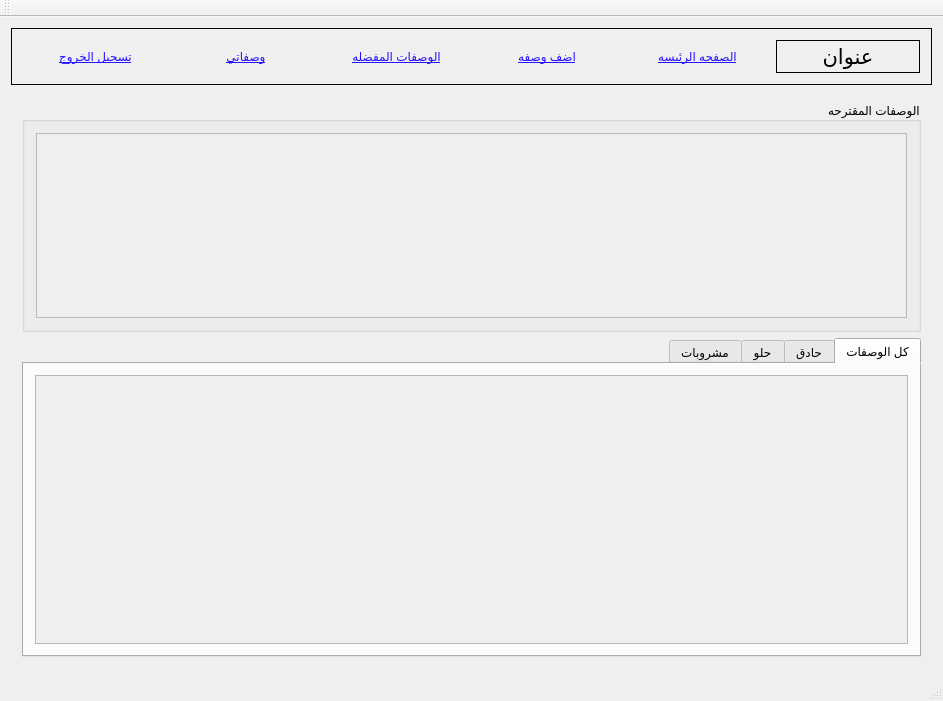
<?xml version="1.0" encoding="UTF-8"?>
<ui version="4.0">
 <class>MainWindowClass</class>
 <widget class="QMainWindow" name="MainWindowClass">
  <property name="geometry">
   <rect>
    <x>0</x>
    <y>0</y>
    <width>939</width>
    <height>701</height>
   </rect>
  </property>
  <property name="windowTitle">
   <string>MainWindow</string>
  </property>
  <property name="styleSheet">
   <string notr="true"/>
  </property>
  <widget class="QWidget" name="centralWidget">
   <layout class="QVBoxLayout" name="verticalLayout_6">
    <item>
     <widget class="QFrame" name="upper_bar">
      <property name="sizePolicy">
       <sizepolicy hsizetype="Expanding" vsizetype="Fixed">
        <horstretch>0</horstretch>
        <verstretch>0</verstretch>
       </sizepolicy>
      </property>
      <property name="minimumSize">
       <size>
        <width>921</width>
        <height>57</height>
       </size>
      </property>
      <property name="frameShape">
       <enum>QFrame::Shape::Box</enum>
      </property>
      <layout class="QHBoxLayout" name="horizontalLayout_3">
       <item>
        <widget class="QPushButton" name="log_out_btn">
         <property name="styleSheet">
          <string notr="true">QPushButton
{
   border: none;
   background-color: rgb(240,240,240);
	text-decoration: underline;
	font: 9pt &quot;Segoe UI&quot; rgb(0, 0, 0);
	color: rgb(0, 0, 255)rgb(5, 80, 255);
	color: rgb(39, 19, 255);

}</string>
         </property>
         <property name="text">
          <string>تسجيل الخروج</string>
         </property>
        </widget>
       </item>
       <item>
        <widget class="QPushButton" name="my_recipes_page_btn">
         <property name="styleSheet">
          <string notr="true">QPushButton
{
   border: none;
   background-color: rgb(240,240,240);
	text-decoration: underline;
	font: 9pt &quot;Segoe UI&quot; rgb(0, 0, 0);
	color: rgb(0, 0, 255)rgb(5, 80, 255);
	color: rgb(39, 19, 255);

}</string>
         </property>
         <property name="text">
          <string>وصفاتي</string>
         </property>
        </widget>
       </item>
       <item>
        <widget class="QPushButton" name="my_favorites_page_btn">
         <property name="styleSheet">
          <string notr="true">QPushButton
{
   border: none;
   background-color: rgb(240,240,240);
	text-decoration: underline;
	font: 9pt &quot;Segoe UI&quot; rgb(0, 0, 0);
	color: rgb(0, 0, 255)rgb(5, 80, 255);
	color: rgb(39, 19, 255);

}</string>
         </property>
         <property name="text">
          <string>الوصفات المفضله</string>
         </property>
        </widget>
       </item>
       <item>
        <widget class="QPushButton" name="add_recipe_btn">
         <property name="font">
          <font>
           <family>Segoe UI</family>
           <pointsize>9</pointsize>
           <italic>false</italic>
           <bold>false</bold>
           <underline>true</underline>
          </font>
         </property>
         <property name="styleSheet">
          <string notr="true">QPushButton
{
   border: none;
   background-color: rgb(240,240,240);
	text-decoration: underline;
	font: 9pt &quot;Segoe UI&quot; rgb(0, 0, 0);
	color: rgb(0, 0, 255)rgb(5, 80, 255);
	color: rgb(39, 19, 255);

}</string>
         </property>
         <property name="text">
          <string>اضف وصفه</string>
         </property>
        </widget>
       </item>
       <item>
        <widget class="QPushButton" name="home_page_btn">
         <property name="font">
          <font>
           <family>Segoe UI</family>
           <pointsize>9</pointsize>
           <italic>false</italic>
           <bold>false</bold>
           <underline>true</underline>
          </font>
         </property>
         <property name="styleSheet">
          <string notr="true">QPushButton
{
   border: none;
   background-color: rgb(240,240,240);
	text-decoration: underline;
	font: 9pt &quot;Segoe UI&quot; rgb(0, 0, 0);
	color: rgb(0, 0, 255)rgb(5, 80, 255);
	color: rgb(39, 19, 255);

}</string>
         </property>
         <property name="text">
          <string>الصفحه الرئيسه</string>
         </property>
        </widget>
       </item>
       <item>
        <widget class="QLabel" name="app_title_lbl">
         <property name="font">
          <font>
           <family>Tahoma</family>
           <pointsize>16</pointsize>
          </font>
         </property>
         <property name="tabletTracking">
          <bool>false</bool>
         </property>
         <property name="contextMenuPolicy">
          <enum>Qt::ContextMenuPolicy::PreventContextMenu</enum>
         </property>
         <property name="layoutDirection">
          <enum>Qt::LayoutDirection::RightToLeft</enum>
         </property>
         <property name="frameShape">
          <enum>QFrame::Shape::Box</enum>
         </property>
         <property name="text">
          <string>عنوان</string>
         </property>
         <property name="alignment">
          <set>Qt::AlignmentFlag::AlignCenter</set>
         </property>
        </widget>
       </item>
      </layout>
     </widget>
    </item>
    <item>
     <widget class="QStackedWidget" name="stackedWidget">
      <property name="currentIndex">
       <number>0</number>
      </property>
      <widget class="QWidget" name="home_page">
       <layout class="QGridLayout" name="gridLayout_11">
        <item row="0" column="0">
         <widget class="QGroupBox" name="random_recipes_container">
          <property name="maximumSize">
           <size>
            <width>16777215</width>
            <height>230</height>
           </size>
          </property>
          <property name="font">
           <font>
            <family>Segoe UI</family>
            <pointsize>9</pointsize>
            <bold>false</bold>
           </font>
          </property>
          <property name="layoutDirection">
           <enum>Qt::LayoutDirection::RightToLeft</enum>
          </property>
          <property name="title">
           <string>الوصفات المقترحه</string>
          </property>
          <layout class="QGridLayout" name="gridLayout">
           <item row="0" column="0">
            <widget class="QScrollArea" name="random_scrollArea">
             <property name="layoutDirection">
              <enum>Qt::LayoutDirection::RightToLeft</enum>
             </property>
             <property name="widgetResizable">
              <bool>true</bool>
             </property>
             <widget class="QWidget" name="random_widget">
              <property name="geometry">
               <rect>
                <x>0</x>
                <y>0</y>
                <width>877</width>
                <height>185</height>
               </rect>
              </property>
             </widget>
            </widget>
           </item>
          </layout>
         </widget>
        </item>
        <item row="1" column="0">
         <widget class="QTabWidget" name="tabWidget">
          <property name="layoutDirection">
           <enum>Qt::LayoutDirection::RightToLeft</enum>
          </property>
          <property name="tabPosition">
           <enum>QTabWidget::TabPosition::North</enum>
          </property>
          <property name="tabShape">
           <enum>QTabWidget::TabShape::Rounded</enum>
          </property>
          <property name="currentIndex">
           <number>0</number>
          </property>
          <widget class="QWidget" name="all_recipes_tab" native="true">
           <attribute name="title">
            <string>كل الوصفات</string>
           </attribute>
           <layout class="QGridLayout" name="gridLayout_2">
            <item row="0" column="0">
             <widget class="QScrollArea" name="all_recipes_scrollArea">
              <property name="layoutDirection">
               <enum>Qt::LayoutDirection::LeftToRight</enum>
              </property>
              <property name="widgetResizable">
               <bool>true</bool>
              </property>
              <widget class="QWidget" name="all_recipes_widget">
               <property name="geometry">
                <rect>
                 <x>0</x>
                 <y>0</y>
                 <width>879</width>
                 <height>256</height>
                </rect>
               </property>
              </widget>
             </widget>
            </item>
           </layout>
          </widget>
          <widget class="QWidget" name="savory_tab">
           <attribute name="title">
            <string>حادق</string>
           </attribute>
           <layout class="QGridLayout" name="gridLayout_5">
            <item row="0" column="0">
             <widget class="QScrollArea" name="savory_scrollArea">
              <property name="widgetResizable">
               <bool>true</bool>
              </property>
              <widget class="QWidget" name="savory_widget">
               <property name="geometry">
                <rect>
                 <x>0</x>
                 <y>0</y>
                 <width>879</width>
                 <height>256</height>
                </rect>
               </property>
              </widget>
             </widget>
            </item>
           </layout>
          </widget>
          <widget class="QWidget" name="sweet_tab">
           <attribute name="title">
            <string>حلو</string>
           </attribute>
           <layout class="QGridLayout" name="gridLayout_7">
            <item row="0" column="0">
             <widget class="QScrollArea" name="sweet_scrollArea">
              <property name="frameShape">
               <enum>QFrame::Shape::Box</enum>
              </property>
              <property name="widgetResizable">
               <bool>true</bool>
              </property>
              <widget class="QWidget" name="sweet_widget">
               <property name="geometry">
                <rect>
                 <x>0</x>
                 <y>0</y>
                 <width>877</width>
                 <height>254</height>
                </rect>
               </property>
              </widget>
             </widget>
            </item>
           </layout>
          </widget>
          <widget class="QWidget" name="drinks_tab">
           <attribute name="title">
            <string>مشروبات</string>
           </attribute>
           <layout class="QGridLayout" name="gridLayout_8">
            <item row="0" column="0">
             <widget class="QScrollArea" name="drinks_scrollArea">
              <property name="widgetResizable">
               <bool>true</bool>
              </property>
              <widget class="QWidget" name="drinks_widget">
               <property name="geometry">
                <rect>
                 <x>0</x>
                 <y>0</y>
                 <width>879</width>
                 <height>256</height>
                </rect>
               </property>
              </widget>
             </widget>
            </item>
           </layout>
          </widget>
         </widget>
        </item>
       </layout>
      </widget>
      <widget class="QWidget" name="favorite_page">
       <layout class="QGridLayout" name="gridLayout_4">
        <item row="0" column="0">
         <widget class="QGroupBox" name="groupBox">
          <property name="font">
           <font>
            <pointsize>9</pointsize>
            <bold>false</bold>
           </font>
          </property>
          <property name="accessibleName">
           <string/>
          </property>
          <property name="layoutDirection">
           <enum>Qt::LayoutDirection::RightToLeft</enum>
          </property>
          <property name="title">
           <string>الوصفات المفضله</string>
          </property>
          <layout class="QGridLayout" name="gridLayout_9">
           <item row="0" column="0">
            <widget class="QScrollArea" name="favorite_scrollArea">
             <property name="layoutDirection">
              <enum>Qt::LayoutDirection::LeftToRight</enum>
             </property>
             <property name="frameShape">
              <enum>QFrame::Shape::Box</enum>
             </property>
             <property name="widgetResizable">
              <bool>true</bool>
             </property>
             <widget class="QWidget" name="favorite_widget">
              <property name="geometry">
               <rect>
                <x>0</x>
                <y>0</y>
                <width>875</width>
                <height>481</height>
               </rect>
              </property>
             </widget>
            </widget>
           </item>
          </layout>
         </widget>
        </item>
       </layout>
      </widget>
      <widget class="QWidget" name="my_recipes_page">
       <layout class="QGridLayout" name="gridLayout_3">
        <item row="0" column="0">
         <widget class="QGroupBox" name="groupBox_2">
          <property name="font">
           <font>
            <pointsize>9</pointsize>
            <bold>false</bold>
           </font>
          </property>
          <property name="layoutDirection">
           <enum>Qt::LayoutDirection::RightToLeft</enum>
          </property>
          <property name="title">
           <string>وصفاتي</string>
          </property>
          <layout class="QGridLayout" name="gridLayout_10">
           <item row="0" column="0">
            <widget class="QScrollArea" name="my_recipes_scrollArea">
             <property name="layoutDirection">
              <enum>Qt::LayoutDirection::LeftToRight</enum>
             </property>
             <property name="frameShape">
              <enum>QFrame::Shape::Box</enum>
             </property>
             <property name="widgetResizable">
              <bool>true</bool>
             </property>
             <widget class="QWidget" name="my_recipes_widget">
              <property name="geometry">
               <rect>
                <x>0</x>
                <y>0</y>
                <width>875</width>
                <height>481</height>
               </rect>
              </property>
             </widget>
            </widget>
           </item>
          </layout>
         </widget>
        </item>
       </layout>
      </widget>
      <widget class="QWidget" name="recipe_page">
       <layout class="QGridLayout" name="gridLayout_6">
        <item row="0" column="0">
         <widget class="QScrollArea" name="scroll_area">
          <property name="font">
           <font/>
          </property>
          <property name="frameShape">
           <enum>QFrame::Shape::NoFrame</enum>
          </property>
          <property name="widgetResizable">
           <bool>true</bool>
          </property>
          <widget class="QWidget" name="scroll_content">
           <property name="geometry">
            <rect>
             <x>0</x>
             <y>0</y>
             <width>903</width>
             <height>528</height>
            </rect>
           </property>
           <property name="font">
            <font>
             <pointsize>9</pointsize>
            </font>
           </property>
           <layout class="QVBoxLayout" name="verticalLayout_4">
            <item>
             <widget class="QWidget" name="buttons_menu" native="true">
              <layout class="QHBoxLayout" name="horizontalLayout">
               <item>
                <spacer name="horizontalSpacer_4">
                 <property name="orientation">
                  <enum>Qt::Orientation::Horizontal</enum>
                 </property>
                 <property name="sizeHint" stdset="0">
                  <size>
                   <width>40</width>
                   <height>20</height>
                  </size>
                 </property>
                </spacer>
               </item>
               <item>
                <widget class="QPushButton" name="edit_btn">
                 <property name="minimumSize">
                  <size>
                   <width>100</width>
                   <height>0</height>
                  </size>
                 </property>
                 <property name="maximumSize">
                  <size>
                   <width>120</width>
                   <height>16777215</height>
                  </size>
                 </property>
                 <property name="text">
                  <string>تعديل</string>
                 </property>
                </widget>
               </item>
               <item>
                <widget class="QPushButton" name="delete_btn">
                 <property name="minimumSize">
                  <size>
                   <width>100</width>
                   <height>0</height>
                  </size>
                 </property>
                 <property name="maximumSize">
                  <size>
                   <width>120</width>
                   <height>16777215</height>
                  </size>
                 </property>
                 <property name="text">
                  <string>حذف</string>
                 </property>
                </widget>
               </item>
               <item>
                <widget class="QPushButton" name="my_recipe_btn">
                 <property name="minimumSize">
                  <size>
                   <width>100</width>
                   <height>0</height>
                  </size>
                 </property>
                 <property name="maximumSize">
                  <size>
                   <width>120</width>
                   <height>16777215</height>
                  </size>
                 </property>
                 <property name="text">
                  <string>اضف لوصفاتي</string>
                 </property>
                </widget>
               </item>
               <item>
                <widget class="QPushButton" name="favorite_btn">
                 <property name="minimumSize">
                  <size>
                   <width>100</width>
                   <height>0</height>
                  </size>
                 </property>
                 <property name="maximumSize">
                  <size>
                   <width>120</width>
                   <height>16777215</height>
                  </size>
                 </property>
                 <property name="text">
                  <string>اضف للمفضله</string>
                 </property>
                </widget>
               </item>
               <item>
                <spacer name="horizontalSpacer_5">
                 <property name="orientation">
                  <enum>Qt::Orientation::Horizontal</enum>
                 </property>
                 <property name="sizeHint" stdset="0">
                  <size>
                   <width>40</width>
                   <height>20</height>
                  </size>
                 </property>
                </spacer>
               </item>
              </layout>
             </widget>
            </item>
            <item>
             <widget class="QWidget" name="title_widget" native="true">
              <property name="layoutDirection">
               <enum>Qt::LayoutDirection::LeftToRight</enum>
              </property>
              <layout class="QHBoxLayout" name="horizontalLayout_4">
               <item>
                <widget class="QLineEdit" name="title_line">
                 <property name="minimumSize">
                  <size>
                   <width>0</width>
                   <height>30</height>
                  </size>
                 </property>
                 <property name="placeholderText">
                  <string>العنوان</string>
                 </property>
                </widget>
               </item>
              </layout>
             </widget>
            </item>
            <item>
             <widget class="QGroupBox" name="steps_groupBox">
              <layout class="QVBoxLayout" name="verticalLayout_5">
               <item>
                <widget class="QWidget" name="add_step_widget" native="true">
                 <layout class="QHBoxLayout" name="add_step_layout">
                  <item>
                   <spacer name="horizontalSpacer_2">
                    <property name="orientation">
                     <enum>Qt::Orientation::Horizontal</enum>
                    </property>
                    <property name="sizeHint" stdset="0">
                     <size>
                      <width>608</width>
                      <height>20</height>
                     </size>
                    </property>
                   </spacer>
                  </item>
                  <item alignment="Qt::AlignmentFlag::AlignRight">
                   <widget class="QPushButton" name="add_step_btn">
                    <property name="minimumSize">
                     <size>
                      <width>120</width>
                      <height>0</height>
                     </size>
                    </property>
                    <property name="maximumSize">
                     <size>
                      <width>150</width>
                      <height>16777215</height>
                     </size>
                    </property>
                    <property name="text">
                     <string> + إضافة المزيد</string>
                    </property>
                   </widget>
                  </item>
                  <item>
                   <widget class="QLabel" name="steps_lbl">
                    <property name="sizePolicy">
                     <sizepolicy hsizetype="Fixed" vsizetype="Preferred">
                      <horstretch>0</horstretch>
                      <verstretch>0</verstretch>
                     </sizepolicy>
                    </property>
                    <property name="minimumSize">
                     <size>
                      <width>50</width>
                      <height>0</height>
                     </size>
                    </property>
                    <property name="maximumSize">
                     <size>
                      <width>16777215</width>
                      <height>16777215</height>
                     </size>
                    </property>
                    <property name="text">
                     <string>الخطوات:</string>
                    </property>
                   </widget>
                  </item>
                 </layout>
                </widget>
               </item>
               <item>
                <widget class="QWidget" name="steps_container" native="true">
                 <property name="layoutDirection">
                  <enum>Qt::LayoutDirection::RightToLeft</enum>
                 </property>
                 <layout class="QVBoxLayout" name="verticalLayout_3">
                  <property name="topMargin">
                   <number>0</number>
                  </property>
                  <property name="bottomMargin">
                   <number>0</number>
                  </property>
                 </layout>
                </widget>
               </item>
              </layout>
             </widget>
            </item>
            <item>
             <widget class="QGroupBox" name="ing_groupBox">
              <layout class="QVBoxLayout" name="verticalLayout_2">
               <item>
                <widget class="QWidget" name="add_ing_widget" native="true">
                 <layout class="QHBoxLayout" name="add_ing_layout">
                  <item>
                   <spacer name="horizontalSpacer">
                    <property name="orientation">
                     <enum>Qt::Orientation::Horizontal</enum>
                    </property>
                    <property name="sizeHint" stdset="0">
                     <size>
                      <width>608</width>
                      <height>20</height>
                     </size>
                    </property>
                   </spacer>
                  </item>
                  <item>
                   <widget class="QPushButton" name="add_ing_btn">
                    <property name="minimumSize">
                     <size>
                      <width>120</width>
                      <height>0</height>
                     </size>
                    </property>
                    <property name="maximumSize">
                     <size>
                      <width>150</width>
                      <height>16777215</height>
                     </size>
                    </property>
                    <property name="text">
                     <string> + إضافة المزيد</string>
                    </property>
                   </widget>
                  </item>
                  <item>
                   <widget class="QLabel" name="ing_lbl">
                    <property name="sizePolicy">
                     <sizepolicy hsizetype="Fixed" vsizetype="Preferred">
                      <horstretch>0</horstretch>
                      <verstretch>0</verstretch>
                     </sizepolicy>
                    </property>
                    <property name="minimumSize">
                     <size>
                      <width>50</width>
                      <height>0</height>
                     </size>
                    </property>
                    <property name="maximumSize">
                     <size>
                      <width>16777215</width>
                      <height>16777215</height>
                     </size>
                    </property>
                    <property name="layoutDirection">
                     <enum>Qt::LayoutDirection::RightToLeft</enum>
                    </property>
                    <property name="text">
                     <string>المكونات:</string>
                    </property>
                    <property name="buddy">
                     <cstring>add_ing_widget</cstring>
                    </property>
                   </widget>
                  </item>
                 </layout>
                </widget>
               </item>
               <item>
                <widget class="QWidget" name="ing_container" native="true">
                 <property name="layoutDirection">
                  <enum>Qt::LayoutDirection::RightToLeft</enum>
                 </property>
                 <layout class="QVBoxLayout" name="verticalLayout">
                  <property name="topMargin">
                   <number>0</number>
                  </property>
                  <property name="bottomMargin">
                   <number>0</number>
                  </property>
                 </layout>
                </widget>
               </item>
              </layout>
             </widget>
            </item>
            <item>
             <widget class="QTextEdit" name="des_edit">
              <property name="placeholderText">
               <string>الوصف</string>
              </property>
             </widget>
            </item>
            <item>
             <widget class="QWidget" name="info_widget" native="true">
              <layout class="QHBoxLayout" name="info_layout">
               <property name="spacing">
                <number>10</number>
               </property>
               <item>
                <widget class="QSpinBox" name="cock_time_spinbox"/>
               </item>
               <item>
                <widget class="QLabel" name="cock_time_lbl">
                 <property name="maximumSize">
                  <size>
                   <width>65</width>
                   <height>16777215</height>
                  </size>
                 </property>
                 <property name="frameShape">
                  <enum>QFrame::Shape::StyledPanel</enum>
                 </property>
                 <property name="text">
                  <string>الوقت</string>
                 </property>
                </widget>
               </item>
               <item>
                <widget class="QComboBox" name="level_combobox">
                 <property name="layoutDirection">
                  <enum>Qt::LayoutDirection::RightToLeft</enum>
                 </property>
                 <item>
                  <property name="text">
                   <string>سهل</string>
                  </property>
                 </item>
                 <item>
                  <property name="text">
                   <string>متوسط</string>
                  </property>
                 </item>
                 <item>
                  <property name="text">
                   <string>صعب</string>
                  </property>
                 </item>
                </widget>
               </item>
               <item>
                <widget class="QLabel" name="level_lbl">
                 <property name="minimumSize">
                  <size>
                   <width>0</width>
                   <height>0</height>
                  </size>
                 </property>
                 <property name="maximumSize">
                  <size>
                   <width>65</width>
                   <height>16777215</height>
                  </size>
                 </property>
                 <property name="frameShape">
                  <enum>QFrame::Shape::StyledPanel</enum>
                 </property>
                 <property name="text">
                  <string>الصعوبة:</string>
                 </property>
                </widget>
               </item>
               <item>
                <widget class="QComboBox" name="category_combobox">
                 <property name="layoutDirection">
                  <enum>Qt::LayoutDirection::RightToLeft</enum>
                 </property>
                 <item>
                  <property name="text">
                   <string>حادق</string>
                  </property>
                 </item>
                 <item>
                  <property name="text">
                   <string>حلو</string>
                  </property>
                 </item>
                 <item>
                  <property name="text">
                   <string>مشروب</string>
                  </property>
                 </item>
                </widget>
               </item>
               <item>
                <widget class="QLabel" name="category_lbl">
                 <property name="maximumSize">
                  <size>
                   <width>65</width>
                   <height>16777215</height>
                  </size>
                 </property>
                 <property name="frameShape">
                  <enum>QFrame::Shape::StyledPanel</enum>
                 </property>
                 <property name="text">
                  <string>القسم</string>
                 </property>
                </widget>
               </item>
              </layout>
             </widget>
            </item>
            <item>
             <widget class="QWidget" name="img_widget" native="true">
              <layout class="QHBoxLayout" name="img_layout">
               <item>
                <spacer name="horizontalSpacer_3">
                 <property name="orientation">
                  <enum>Qt::Orientation::Horizontal</enum>
                 </property>
                 <property name="sizeHint" stdset="0">
                  <size>
                   <width>40</width>
                   <height>20</height>
                  </size>
                 </property>
                </spacer>
               </item>
               <item>
                <widget class="QPushButton" name="browse_btn">
                 <property name="text">
                  <string>Browse</string>
                 </property>
                </widget>
               </item>
               <item>
                <widget class="QLineEdit" name="image_path_line">
                 <property name="minimumSize">
                  <size>
                   <width>0</width>
                   <height>30</height>
                  </size>
                 </property>
                 <property name="placeholderText">
                  <string>مسار الصورة</string>
                 </property>
                </widget>
               </item>
               <item>
                <widget class="QLabel" name="img_lbl">
                 <property name="text">
                  <string>إضافة صورة:</string>
                 </property>
                </widget>
               </item>
              </layout>
             </widget>
            </item>
            <item>
             <widget class="QPushButton" name="save_btn">
              <property name="minimumSize">
               <size>
                <width>120</width>
                <height>0</height>
               </size>
              </property>
              <property name="maximumSize">
               <size>
                <width>16777215</width>
                <height>16777215</height>
               </size>
              </property>
              <property name="text">
               <string>حفظ</string>
              </property>
             </widget>
            </item>
           </layout>
          </widget>
         </widget>
        </item>
       </layout>
      </widget>
     </widget>
    </item>
   </layout>
  </widget>
  <widget class="QMenuBar" name="menuBar">
   <property name="geometry">
    <rect>
     <x>0</x>
     <y>0</y>
     <width>939</width>
     <height>21</height>
    </rect>
   </property>
  </widget>
  <widget class="QToolBar" name="mainToolBar">
   <attribute name="toolBarArea">
    <enum>TopToolBarArea</enum>
   </attribute>
   <attribute name="toolBarBreak">
    <bool>false</bool>
   </attribute>
  </widget>
  <widget class="QStatusBar" name="statusBar"/>
 </widget>
 <layoutdefault spacing="6" margin="11"/>
 <resources/>
 <connections/>
</ui>
